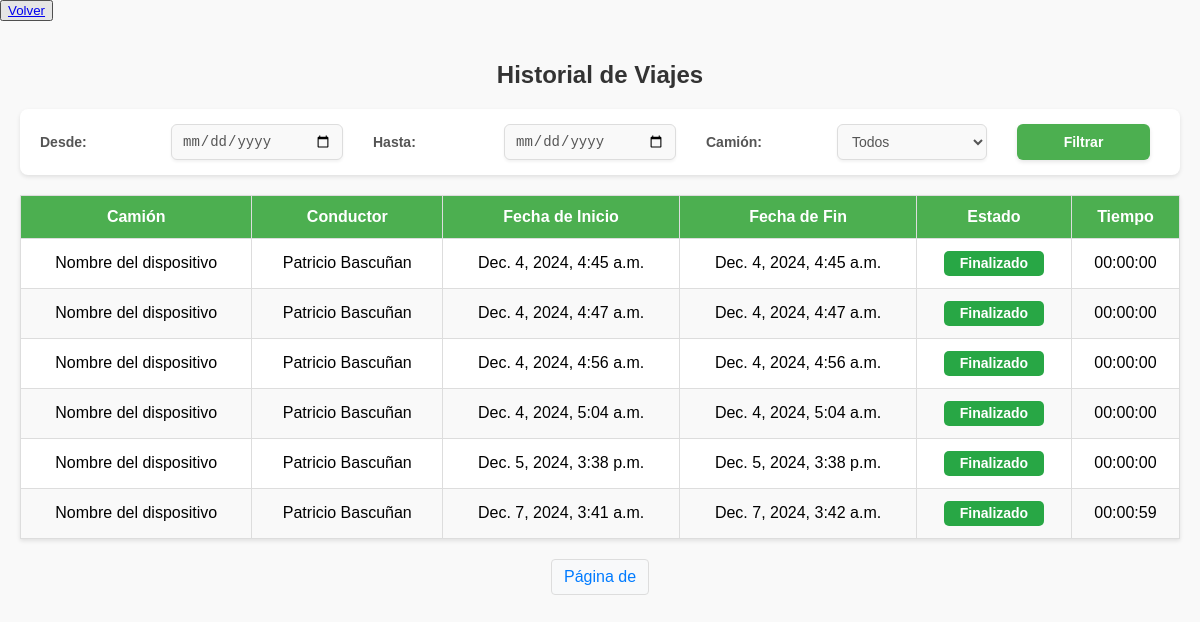
The app's page /camiones/historial-viajes-chofer/ (signed in), older data.
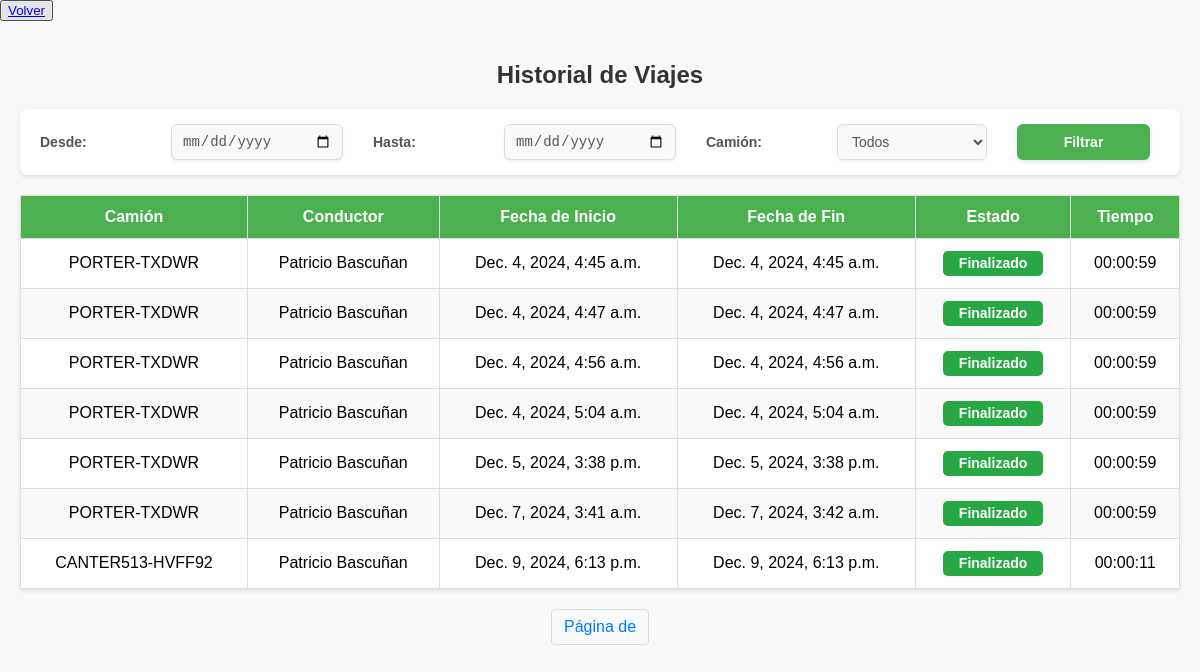
The same page, newer data.
### camiones/models.py (models this page shows, shortened)
class HistorialViaje(models.Model):
    camion = models.ForeignKey(Camion, on_delete=models.CASCADE, related_name="viajes")
    chofer = models.ForeignKey(User, on_delete=models.CASCADE, related_name="viajes")
    fecha_inicio = models.DateTimeField()
    fecha_fin = models.DateTimeField(null=True, blank=True)
    ruta = models.TextField(null=True, blank=True)  # JSON con la ruta del viaje
    estado = models.CharField(max_length=50, default="En curso")
    latitud_inicial = models.FloatField(null=True, blank=True)
    longitud_inicial = models.FloatField(null=True, blank=True)
    latitud_final = models.FloatField(null=True, blank=True)
    longitud_final = models.FloatField(null=True, blank=True)
    duracion_total = models.DurationField(null=True, blank=True)
    @property
    def duracion_formateada(self):
        if self.duracion_total is None or self.duracion_total < timedelta(seconds=0):
            return "00:00:00"
        total_seconds = int(self.duracion_total.total_seconds())
        hours = total_seconds // 3600
        minutes = (total_seconds % 3600) // 60
        seconds = total_seconds % 60
        return f"{hours:02}:{minutes:02}:{seconds:02}"

class Camion(models.Model):
    nombre = models.CharField(max_length=100)
    patente = models.CharField(max_length=20, null=True, blank=True)
    marca = models.CharField(max_length=100, null=True, blank=True)
    modelo = models.CharField(max_length=100, null=True, blank=True)
    año = models.IntegerField(null=True, blank=True)
    color = models.CharField(max_length=50, null=True, blank=True)
    latitud = models.FloatField(null=True)
    longitud = models.FloatField(null=True)
    ultima_actualizacion = models.DateTimeField(auto_now=True)
    choferes_asignados = models.ManyToManyField(User, through='AsignacionChofer')

### camiones/views.py (the view)
# urls.py: path('historial-viajes-chofer/', views.historial_viajes_chofer, name='historial_viajes_chofer'),
@login_required
def historial_viajes_chofer(request):
    historial = HistorialViaje.objects.all()
    if not request.user.is_staff:  # Mostrar solo viajes del chofer
        historial = historial.filter(chofer=request.user)
    fecha_inicio = request.GET.get('fecha_inicio')
    fecha_fin = request.GET.get('fecha_fin')
    camion_id = request.GET.get('camion_id')
    if fecha_inicio:
        historial = historial.filter(fecha_inicio__gte=fecha_inicio)
    if fecha_fin:
        historial = historial.filter(fecha_fin__lte=fecha_fin)
    if camion_id:
        historial = historial.filter(camion_id=camion_id)
    return render(request, 'historial_viajes_chofer.html', {'historial': historial})

### camiones/templates/historial_viajes_chofer.html (shortened to what this page needs)
{% load static %}
<!DOCTYPE html>
<html lang="es">
<head>
    <link href="https://cdnjs.cloudflare.com/ajax/libs/font-awesome/5.15.4/css/all.min.css" rel="stylesheet">
    <link rel="stylesheet" href="{% static 'css/historial_menu.css' %}">
    <link rel="stylesheet" href="{% static 'css/historial.css' %}">
</head>
<body>
    <button><a href="{% url 'mostrar_mapa' %}">Volver</a></button>
    <div class="container">
        <h2>Historial de Viajes</h2>
        <form method="GET" action="">
            <label for="fecha_inicio">Desde:</label>
            <input type="date" name="fecha_inicio" id="fecha_inicio">
            <label for="fecha_fin">Hasta:</label>
            <input type="date" name="fecha_fin" id="fecha_fin">
            <label for="camion_id">Camión:</label>
            <select name="camion_id" id="camion_id">
                <option value="">Todos</option>
            </select>
            <button type="submit">Filtrar</button>
        </form>
        {% if historial %}
        <table>
            <thead>
                <tr>
                    <th>Camión</th>
                    <th>Conductor</th>
                    <th>Fecha de Inicio</th>
                    <th>Fecha de Fin</th>
                    <th>Estado</th>
                    <th>Tiempo</th>
                </tr>
            </thead>
            <tbody>
                {% for viaje in historial %}
                <tr>
                    <td>{{ viaje.camion.nombre }}</td>
                    <td>{{ viaje.chofer.first_name }} {{ viaje.chofer.last_name }}</td>
                    <td>{{ viaje.fecha_inicio }}</td>
                    <td>{{ viaje.fecha_fin|default:"En curso" }}</td>
                    <td>
                        {% if viaje.estado == "Finalizado" %}
                        <span class="estado-finalizado">Finalizado</span>
                        {% else %}
                        <span class="estado-en-curso">En curso</span>
                        {% endif %}
                    </td>
                    <td>{{ viaje.duracion_formateada }}</td>
                </tr>
                {% endfor %}
            </tbody>
        </table>
        <div class="pagination">
            <span class="current">Página {{ page_obj.number }} de {{ page_obj.paginator.num_pages }}</span>
        </div>
        {% else %}
        <p class="no-results">No se encontraron viajes para los filtros seleccionados.</p>
        {% endif %}
    </div>
</body>
</html>

Row changes from the older to the newer data that the page shows:
changed HistorialViaje "Dec. 4, 2024, 4:45 a.m.": camion.nombre "Nombre del dispositivo" → "PORTER-TXDWR"; duracion_formateada "00:00:00" → "00:00:59"
changed HistorialViaje "Dec. 4, 2024, 4:47 a.m.": camion.nombre "Nombre del dispositivo" → "PORTER-TXDWR"; duracion_formateada "00:00:00" → "00:00:59"
changed HistorialViaje "Dec. 4, 2024, 4:56 a.m.": camion.nombre "Nombre del dispositivo" → "PORTER-TXDWR"; duracion_formateada "00:00:00" → "00:00:59"
changed HistorialViaje "Dec. 4, 2024, 5:04 a.m.": camion.nombre "Nombre del dispositivo" → "PORTER-TXDWR"; duracion_formateada "00:00:00" → "00:00:59"
changed HistorialViaje "Dec. 5, 2024, 3:38 p.m.": camion.nombre "Nombre del dispositivo" → "PORTER-TXDWR"; duracion_formateada "00:00:00" → "00:00:59"
changed through a linked row, HistorialViaje "Dec. 7, 2024, 3:41 a.m.": camion.nombre "Nombre del dispositivo" → "PORTER-TXDWR"
added HistorialViaje: camion.nombre "CANTER513-HVFF92", chofer.first_name "Patricio", chofer.last_name "Bascuñan", fecha_inicio "Dec. 9, 2024, 6:13 p.m.", fecha_fin "Dec. 9, 2024, 6:13 p.m.", estado "Finalizado", duracion_formateada "00:00:11"
